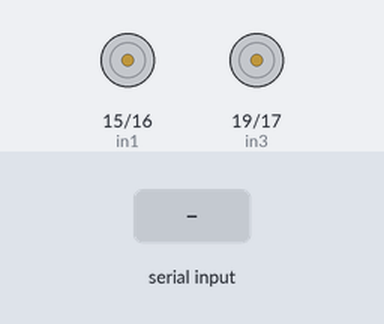
Simulated run of this sketch. Board: ESP32. Shown: motor-driver pin pairs drawn as motors (green arrow = first pin HIGH = forward, orange = second pin HIGH = backward, longer = more drive, scaled by the enable pin). Inputs (shaded band) come from the test bench. Nothing arrives over Bluetooth unless stated; what the sketch prints to the serial monitor is not drawn.

Above: at 1.2 s.
1.3 s: "F" received over the second serial link
At 2.0 s:
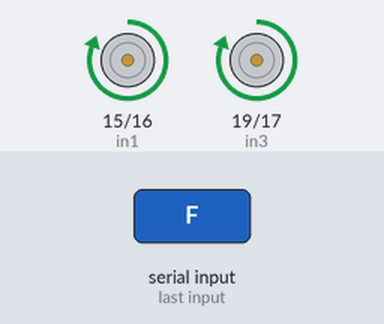
2.8 s: "B" received over the second serial link
At 3.1 s:
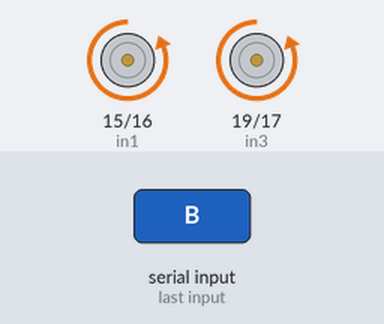
4.3 s: "L" received over the second serial link
At 5.5 s:
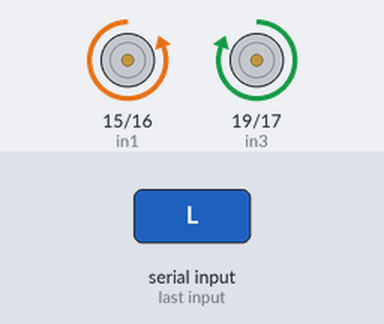
5.8 s: "R" received over the second serial link
At 6.6 s:
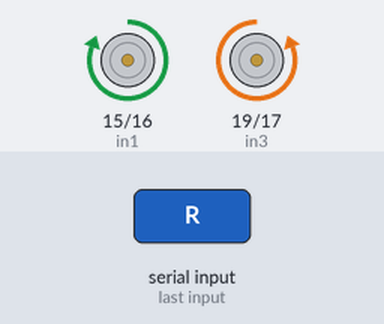
7.3 s: "S" received over the second serial link
At 7.7 s:
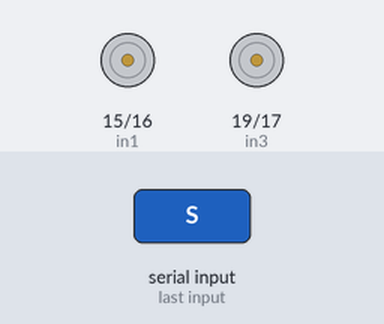
Timing chart, 0 to 9.8 s (numbered marks = the images above; inputs shaded):
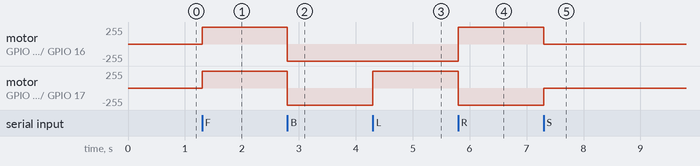

Measured:
- after the input at 1.3 s, motor on GPIO 15 (in1) / GPIO 16 (in2), motor on GPIO 19 (in3) / GPIO 17 (in4): stopped → forward 255/255 at once
- after the input at 2.8 s, motor on GPIO 15 (in1) / GPIO 16 (in2), motor on GPIO 19 (in3) / GPIO 17 (in4): forward 255/255 → backward 255/255 at once
- after the input at 4.3 s, motor on GPIO 19 (in3) / GPIO 17 (in4): backward 255/255 → forward 255/255 at once
- after the input at 5.8 s, motor on GPIO 15 (in1) / GPIO 16 (in2): backward 255/255 → forward 255/255 at once; motor on GPIO 19 (in3) / GPIO 17 (in4): forward 255/255 → backward 255/255 at once
- after the input at 7.3 s, motor on GPIO 15 (in1) / GPIO 16 (in2): forward 255/255 → stopped at once; motor on GPIO 19 (in3) / GPIO 17 (in4): backward 255/255 → stopped at once

The sketch:

bluethooth_car_esp32.ino
```cpp
#include "BluetoothSerial.h"

// Motor A connections
int enA = 25;
int in1 = 15;
int in2 = 16;

// Motor B connections
int enB = 33;
int in3 = 19;
int in4 = 17;

BluetoothSerial SerialBT;

void setup() {
  // Motor setup
  pinMode(enA, OUTPUT);
  pinMode(in1, OUTPUT);
  pinMode(in2, OUTPUT);

  pinMode(enB, OUTPUT);
  pinMode(in3, OUTPUT);
  pinMode(in4, OUTPUT);

  // Start Bluetooth
  SerialBT.begin("ESP32_RC_Car"); // Bluetooth name
  Serial.println("Bluetooth device is ready to pair");
}

void loop() {
  if (SerialBT.available()) {
    char command = SerialBT.read();

    switch(command) {
      case 'F': // Forward
        digitalWrite(in1, HIGH);
        digitalWrite(in2, LOW);
        digitalWrite(in3, HIGH);
        digitalWrite(in4, LOW);
        analogWrite(enA, 255); // Full speed
        analogWrite(enB, 255); // Full speed
        break;

      case 'B': // Backward
        digitalWrite(in1, LOW);
        digitalWrite(in2, HIGH);
        digitalWrite(in3, LOW);
        digitalWrite(in4, HIGH);
        analogWrite(enA, 255);
        analogWrite(enB, 255);
        break;

      case 'L': // Left
        digitalWrite(in1, LOW);
        digitalWrite(in2, HIGH);
        digitalWrite(in3, HIGH);
        digitalWrite(in4, LOW);
        analogWrite(enA, 255);
        analogWrite(enB, 255);
        break;

      case 'R': // Right
        digitalWrite(in1, HIGH);
        digitalWrite(in2, LOW);
        digitalWrite(in3, LOW);
        digitalWrite(in4, HIGH);
        analogWrite(enA, 255);
        analogWrite(enB, 255);
        break;

      case 'S': // Stop
        digitalWrite(in1, LOW);
        digitalWrite(in2, LOW);
        digitalWrite(in3, LOW);
        digitalWrite(in4, LOW);
        break;
    }
  }
}
```
